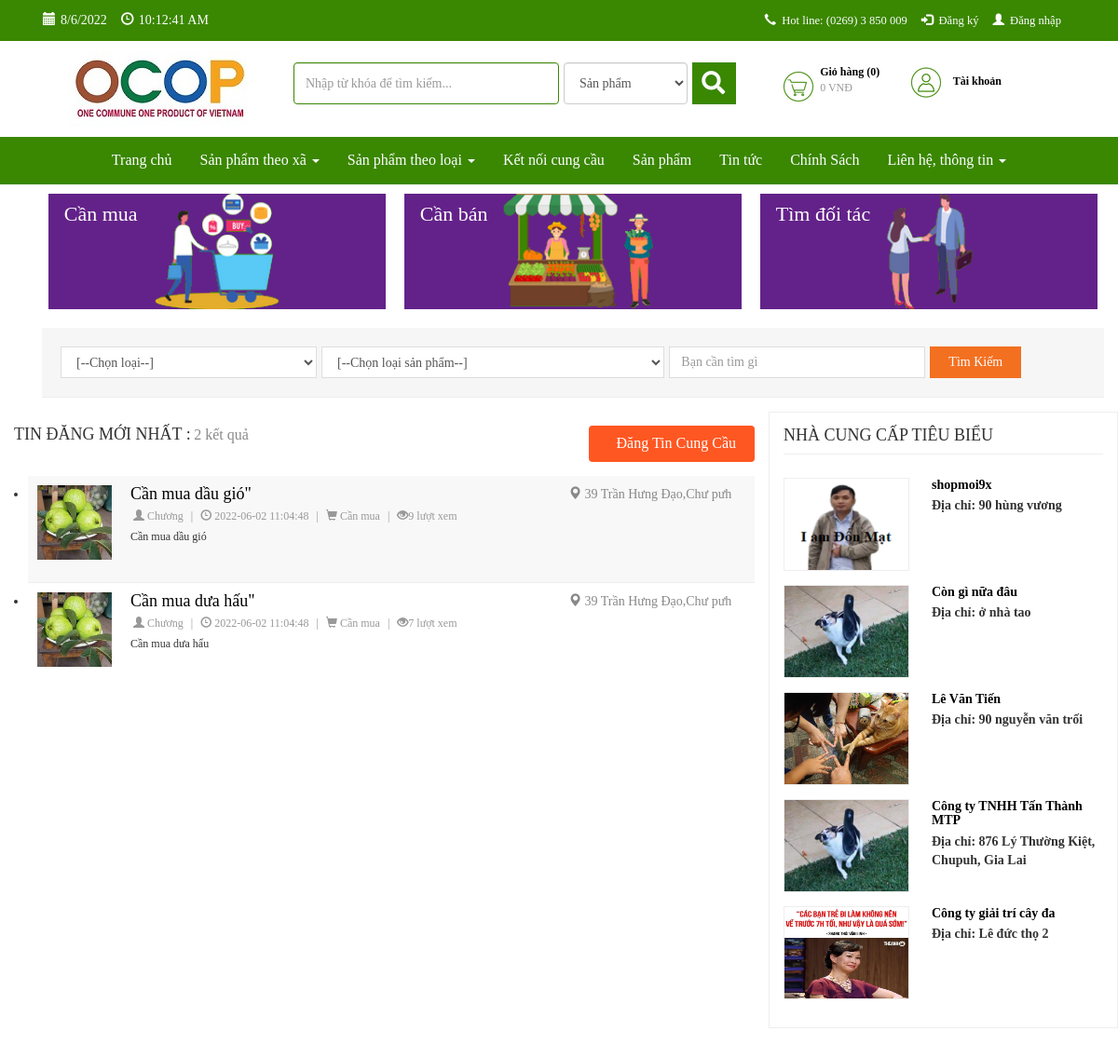
Page /index.php/ketnoicungcau/cung (upper part) on the earlier database version.
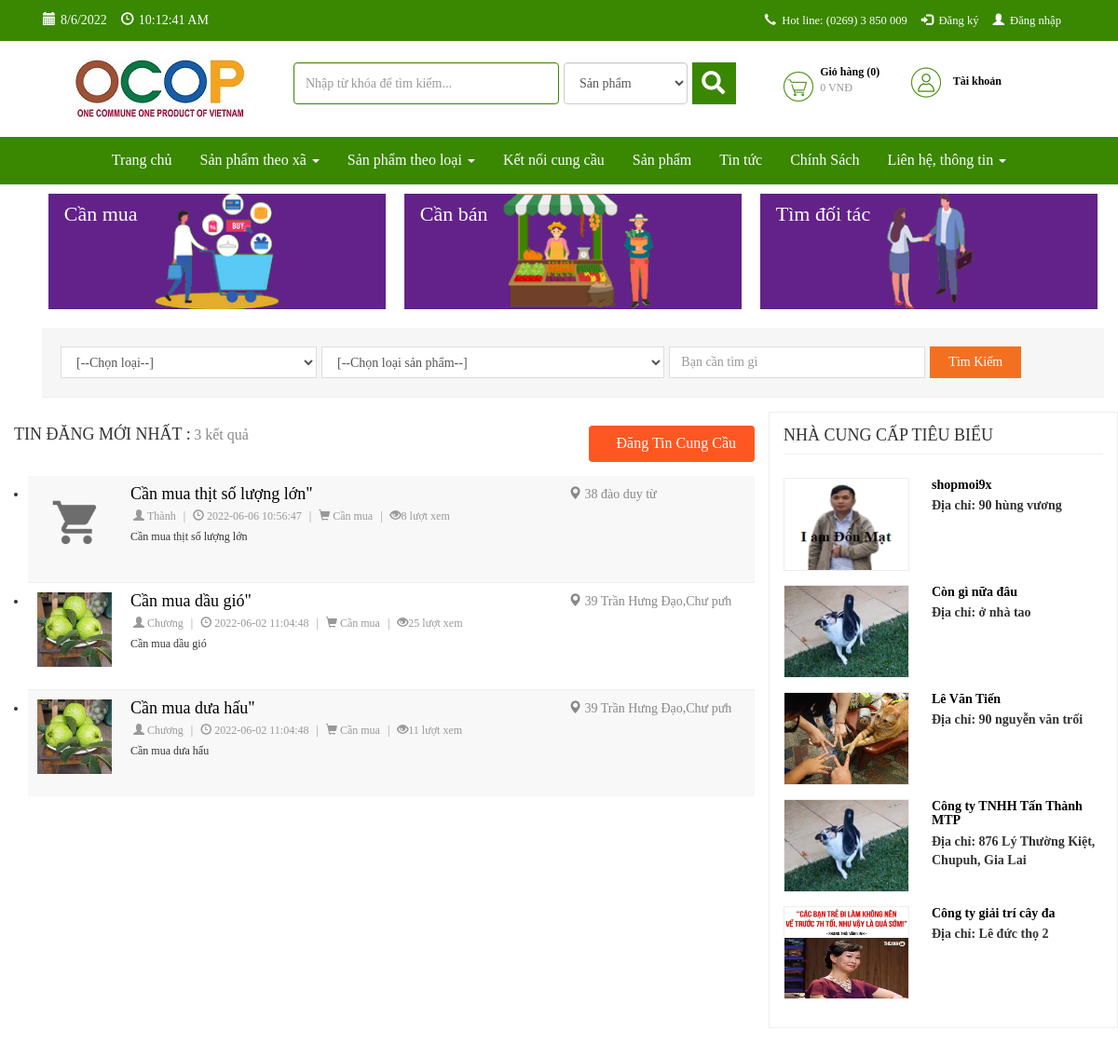
Same page on the later database version.
### tables this page shows
CREATE TABLE `db_ketnoicungcau` (
  `id` int(11) NOT NULL,
  `nguoidang` varchar(100) NOT NULL,
  `phone` varchar(100) NOT NULL,
  `address` varchar(255) NOT NULL,
  `tieude` varchar(255) NOT NULL,
  `detail` text NOT NULL,
  `catid` int(11) DEFAULT NULL,
  `ngaydang` datetime NOT NULL,
  `luotxem` int(11) NOT NULL,
  `trash` int(1) NOT NULL DEFAULT 1,
  `status` int(1) NOT NULL DEFAULT 1,
  `price` varchar(255) NOT NULL,
  `hinhanh` varchar(255) DEFAULT NULL,
  `type` int(11) NOT NULL DEFAULT 1
);

CREATE TABLE `db_user` (
  `id` int(11) NOT NULL,
  `fullname` varchar(255) NOT NULL,
  `username` varchar(225) NOT NULL,
  `password` varchar(64) NOT NULL,
  `role` int(11) NOT NULL,
  `email` varchar(255) NOT NULL,
  `gender` int(1) NOT NULL,
  `phone` varchar(15) NOT NULL,
  `address` varchar(255) NOT NULL,
  `img` varchar(255) NOT NULL,
  `created` datetime NOT NULL,
  `trash` int(1) NOT NULL DEFAULT 1,
  `status` int(1) NOT NULL DEFAULT 1,
  `detail` text DEFAULT NULL,
  `star` int(11) NOT NULL DEFAULT 1
);

### application/controllers/Ketnoicungcau.php (called while the page is built, shortened)
<?php
class Ketnoicungcau extends CI_Controller {
    function __construct() {
        $this->load->model('frontend/Mproduct');
        $this->load->model('frontend/Mcategory');
        $this->load->model('frontend/Mcontent');
		$this->load->model('frontend/Mproducer');
		$this->load->model('backend/Muser');
		$this->load->model('frontend/Mketnoicungcau');
        $this->data['com']='ketnoicungcau';
    }
	public function cung(){
		$this->load->library('phantrang');
		$limit=10;
		$current=$this->phantrang->PageCurrent();
		$first=$this->phantrang->PageFirst($limit, $current);
		$type =1;
		$total=$this->Mketnoicungcau->cungcau_list_count($type);
		$this->data['strphantrang']=$this->phantrang->PagePer($total, $current, $limit, $url='ketnoicungcau');
		$this->data['list']=$this->Mketnoicungcau->cungcau_list($limit,$first,$type);
		$this->data['listShop']=$this->Muser->users_banhang_five();
		$this->data['title']="OCOP CHƯPƯH - Liên hệ";
		$this->data['view']='index';
		$this->load->view('frontend/layout',$this->data);
	}
}

### index.php (called while the page is built, shortened)
<?php
require_once BASEPATH.'core/CodeIgniter.php';

### application/models/frontend/Mketnoicungcau.php (called while the page is built, shortened)
<?php
class Mketnoicungcau extends CI_Model {
    public function __construct()
    {
        $this->table = $this->db->dbprefix('ketnoicungcau');
    }
    public function cungcau_list($limit, $first,$type){
        $this->db->where('trash', 1);
		$this->db->where('status', 1);
		$this->db->where('type', $type);
        $this->db->order_by('ngaydang', 'desc');
        $query = $this->db->get($this->table, $limit, $first);
        return $query->result_array();
    }
	public function cungcau_list_count($type){
        $this->db->where('status', 1);
        $this->db->where('trash', 1);
		$this->db->where('type', $type);
        $query = $this->db->get($this->table);
        return count($query->result_array());
    }
}

### application/models/backend/Muser.php (called while the page is built, shortened)
<?php if ( ! defined('BASEPATH')) exit('No direct script access allowed');
class Muser extends CI_Model {
	public function __construct(){
        $this->table = $this->db->dbprefix('user');
    }
	public function users_banhang_five(){
        $this->db->where('trash', 1);
        $this->db->where('id !=', 1);
		$this->db->where('role !=', 1);
		$this->db->limit(5);
        $this->db->order_by('id', 'desc');
        $query = $this->db->get($this->table);
        return $query->result_array();
    }
}

### application/views/frontend/components/ketnoicungcau/index.php (the view, shortened to what the rows shown need)
<section>
	<div class="container">
		<div class="container">
			<div class="buy-center">
				<div class="row">
					<div class="col-md-8">
						<div class="row heading-page- ">
							<div class="col-md-6  col-xs-12  block-h1 results-typeAds">
								<h1>TIN ĐĂNG MỚI NHẤT :</h1>
							</div>
						</div>
						<div class="buy-center-linked-list ">
							<ul class="buy-center-linked-list-columns">
								<?php if (count($list) == 0) : ?>
									<p>Chưa có tin nào !</p>
								<?php else : ?>
									<?php foreach ($list as $sp) : ?>
										<li class="buy-li">
											<div class="col-md-9 col-sm-9 buy-left">
												<div class="news-buy">
													<div class="icon-buy-li">
														<a>
															<img style="width: 100%;height: 100%;" src="public/images/ketnoicungcau/<?php echo $sp['hinhanh'] ?>" alt="">
														</a>
													</div>
													<div class="wrap-buy-li">
														<h4><a class="help-center-link" href="#detail_modal" data-toggle="modal" data-detalhes='<?= json_encode($sp); ?>' data-id="<?php echo $sp['id'] ?>"><?php echo $sp['tieude'] ?>"</a></h4>
														<div class="info-buy">
															<span class="userport">
																<span><i class="glyphicon glyphicon-user" aria-hidden="true"></i><a href="#" class="cursorsHover"><?php echo $sp['nguoidang'] ?></a></span>
															</span>
															<span style="margin-left: 5px;margin-right: 5px">|</span>
															<span class="port-time">
																<span><i class="glyphicon glyphicon-time" aria-hidden="true"></i> <?php echo $sp['ngaydang'] ?></span>
															</span>
															<span style="margin-left: 5px;margin-right: 5px">|</span>
															<span class="port-time">
																<?php if ($sp['type'] == 1) : ?>
																	<span><i class="glyphicon glyphicon-shopping-cart" aria-hidden="true"></i> Cần mua</span>
																<?php elseif ($sp['type'] == 2) : ?>
																	<span><i class="glyphicon glyphicon-leaf" aria-hidden="true"></i> Cần bán</span>
																<?php else : ?>
																	<span><i class="glyphicon glyphicon-lock" aria-hidden="true"></i> Tìm đối tác</span>
																<?php endif; ?>
															</span>
															<span style="margin-left: 5px;margin-right: 5px">|</span>
															<span class="port-time">
																<span><i class="glyphicon glyphicon-eye-open" aria-hidden="true"></i><?php echo $sp['luotxem'] ?> lượt xem</span>
															</span>
														</div>
														<div class="post-desc">
															<?php echo $sp['tieude'] ?>
														</div>
													</div>
												</div>
											</div>
											<div class="col-md-3 col-sm-3 text-l">
												<div class="post-area">
													<i class="glyphicon glyphicon-map-marker" aria-hidden="true"></i>
													<?php echo $sp['address'] ?>
												</div>
											</div>
											<div class="clearfix"></div>
										</li>
									<?php endforeach; ?>
							</ul>
						<?php endif; ?>
						</div>
					</div>
					<div class="col-md-4">
						<div class="ncc-center-topic">
							<div class="block-h1">
								<h1>Nhà cung cấp tiêu biểu</h1>
							</div>
							<div class="wrap-ncc-r match-my-cols is-flex1">
								<?php if (count($listShop) == 0) : ?>
									<p>Không có nhà cung cấp !</p>
								<?php else : ?>
									<?php foreach ($listShop as $ls) : ?>
										<div class="ncc-rightlist media">
											<a class="pull-left" href="doanhngiep/detail/<?php echo $ls['id'] ?>">
												<img style="width: 100%;height: 100%;" class="img-ncc-right-list" title="" alt="" src="public/images/admin/<?php echo $ls['img'] ?>">
											</a>
											<div class="media-body">
												<h4 class="media-heading"><a href="doanhngiep/detail/<?php echo $ls['id'] ?>"><?php echo $ls['fullname'] ?></a></h4>
												<p style="margin-bottom: 0"><b>Địa chỉ: <?php echo $ls['address'] ?></p>
											</div>
										</div>
									<?php endforeach; ?>
							</div>
						<?php endif; ?>
						</div>
					</div>
				</div>
			</div>
		</div>
	</div>
</section>

Differences in the rows shown:
added db_ketnoicungcau: hinhanh (picture), tieude "Cần mua thịt số lượng lớn", nguoidang "Thành", ngaydang "2022-06-06 10:56:47", type 1 (drawn), luotxem "8", address "38 đào duy từ"
changed db_ketnoicungcau "Cần mua dầu gió": luotxem "9" → "25"
changed db_ketnoicungcau "Cần mua dưa hấu": luotxem "7" → "11"
Other differences:
count($list): "2" → "3"
